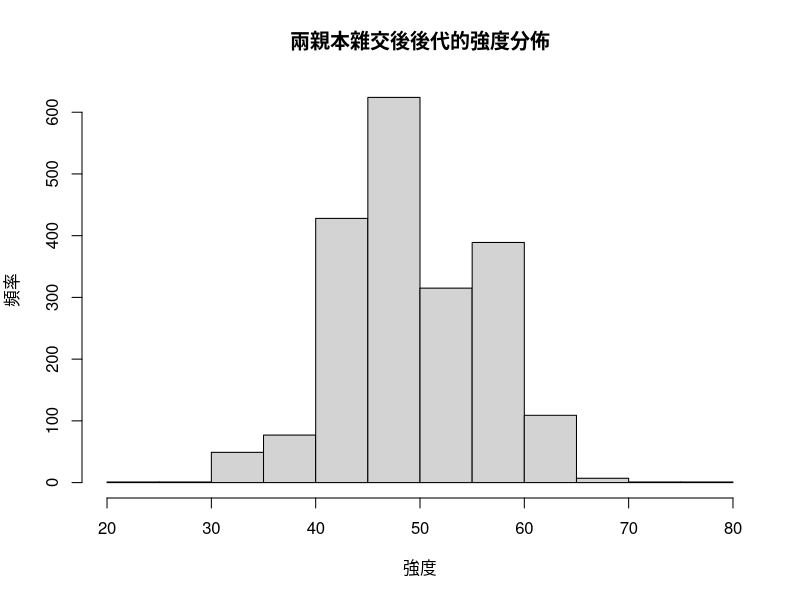

Reproduce this figure in R.
#初始設定
alle_count <- 20  #等位基因數量
alle_strenth <-4  #等位機音的強度1~4


#生成一個等位基音強度隨機的親本
v <- NULL
for (i in 1:alle_count){
v <- c(v,sample(alle_strenth,1))}


#生成一個等位基音強度至少是2的隨機親本
v2 <- NULL
for (i in 1:alle_count){
  v2 <- c(v2,sample(c(2:alle_strenth),1))}


#生成一個等位基音強度1的親本
v <- NULL
for (i in 1:alle_count){
  v <- c(v,1)}

#生成一個等位基音強度4親本
v2 <- NULL
for (i in 1:alle_count){
  v2 <- c(v2,4)}

sum(v)
sum(v2)


#生成儲存用的DF
f1data <- data.frame(strenth = c(sum(v),sum(v2)))
for (i in 1:2000) {
  f1 <-NULL
  for (i in 1:alle_count){
    if(sample(2,1) == 1){
      f1 <- c(f1,v[i])
    }else{
      f1 <- c(f1,v2[i])
    }
  }
  sum(f1)
  f1data[nrow(f1data)+1,] <-sum(f1)
}




hist(x=f1data$strenth, 
     main="兩親本雜交後後代的強度分佈",         # 圖片的名稱
     xlab="強度",                      # X軸的名稱
     ylab="頻率")                  # Y軸的名稱